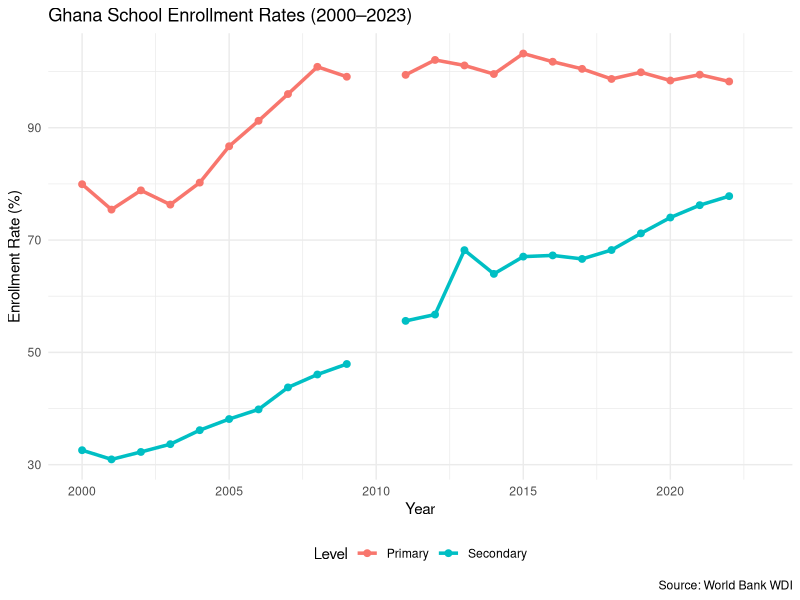
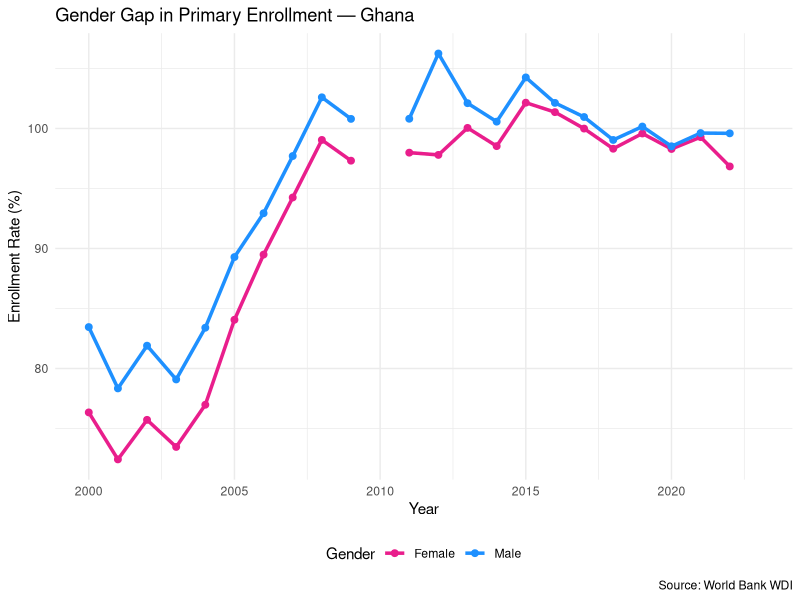
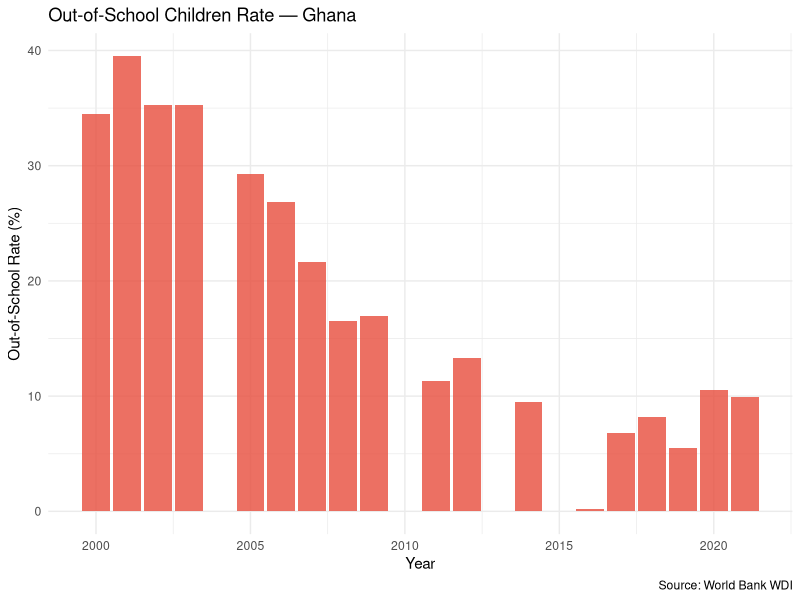
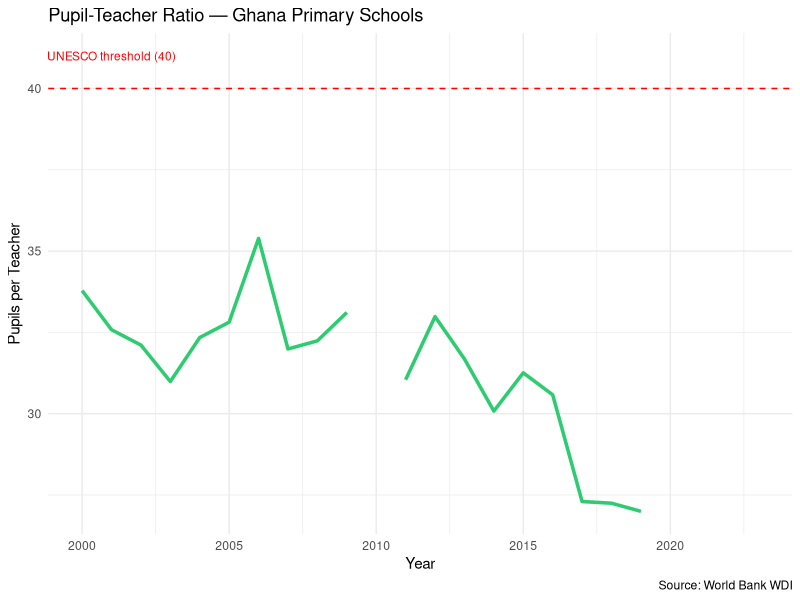

Write R code to recreate these figures, in order.
## ---- chunk 1
knitr::opts_chunk$set(echo = TRUE, warning = FALSE, message = FALSE)
library(tidyverse)
ghana <- read_csv("../data/processed/ghana_education_clean.csv")
## ---- chunk 2
ghana %>%
  select(year, enrollment_primary, enrollment_secondary) %>%
  pivot_longer(-year, names_to = "level", values_to = "enrollment") %>%
  mutate(level = recode(level,
    "enrollment_primary"   = "Primary",
    "enrollment_secondary" = "Secondary")) %>%
  ggplot(aes(x = year, y = enrollment, colour = level)) +
  geom_line(linewidth = 1.2) + geom_point(size = 2) +
  labs(title = "Ghana School Enrollment Rates (2000–2023)",
       x = "Year", y = "Enrollment Rate (%)", colour = "Level",
       caption = "Source: World Bank WDI") +
  theme_minimal() + theme(legend.position = "bottom")
## ---- chunk 3
ghana %>%
  select(year, enrollment_primary_f, enrollment_primary_m) %>%
  pivot_longer(-year, names_to = "gender", values_to = "enrollment") %>%
  mutate(gender = recode(gender,
    "enrollment_primary_f" = "Female",
    "enrollment_primary_m" = "Male")) %>%
  ggplot(aes(x = year, y = enrollment, colour = gender)) +
  geom_line(linewidth = 1.2) + geom_point(size = 2) +
  scale_colour_manual(values = c("Female" = "#E91E8C", "Male" = "#1E90FF")) +
  labs(title = "Gender Gap in Primary Enrollment — Ghana",
       x = "Year", y = "Enrollment Rate (%)", colour = "Gender",
       caption = "Source: World Bank WDI") +
  theme_minimal() + theme(legend.position = "bottom")
## ---- chunk 4
ghana %>%
  filter(!is.nan(out_of_school)) %>%
  ggplot(aes(x = year, y = out_of_school)) +
  geom_col(fill = "#E74C3C", alpha = 0.8) +
  labs(title = "Out-of-School Children Rate — Ghana",
       x = "Year", y = "Out-of-School Rate (%)",
       caption = "Source: World Bank WDI") +
  theme_minimal()
## ---- chunk 5
ghana %>%
  filter(!is.nan(pupil_teacher_ratio)) %>%
  ggplot(aes(x = year, y = pupil_teacher_ratio)) +
  geom_line(linewidth = 1.2, colour = "#2ECC71") +
  geom_hline(yintercept = 40, linetype = "dashed", colour = "red") +
  annotate("text", x = 2001, y = 41, label = "UNESCO threshold (40)",
           colour = "red", size = 3) +
  labs(title = "Pupil-Teacher Ratio — Ghana Primary Schools",
       x = "Year", y = "Pupils per Teacher",
       caption = "Source: World Bank WDI") +
  theme_minimal()
